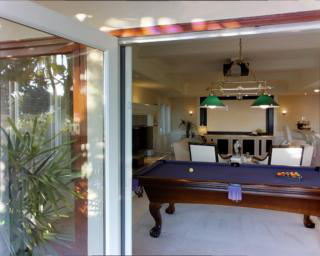
#> input picture report/batchsize_16_gradientloss/matterport/color/color_5ZKStnWn8Zo_4c90d6eff5534ef5a18642fad9622e28_d1_2.png, 320 x 256 px, given as the content of the folder new_max_aligned_depth, which was not available
$ python depth_color.py
#> lines starting #> are read from the running program, lines starting #| are printed output that depends on the picture; pictures that were not available may be replaced by others from this repository, and a replacement may not be noted
#> further down, img is the input picture: shape (256, 320, 3); mean B, G, R 112.4, 119.1, 126.7
import cv2
import os.path
import glob
import numpy as np
from PIL import Image

path = "new_max_aligned_depth"
img_names = os.listdir(path)


def convertPNG(im_depth,outpath):
    #读取16位深度图（像素范围0～65535），并将其转化为8位（像素范围0～255）
    # uint16_img = cv2.imread(im_depth, -1)    #在cv2.imread参数中加入-1，表示不改变读取图像的类型直接读取，否则默认的读取类型为8位。
    im_depth -= im_depth.min()
    im_depth = im_depth / (im_depth.max() - im_depth.min())
    im_depth *= 255
    #使得越近的地方深度值越大，越远的地方深度值越小，以达到伪彩色图近蓝远红的目的。
    im_depth = 255 - im_depth
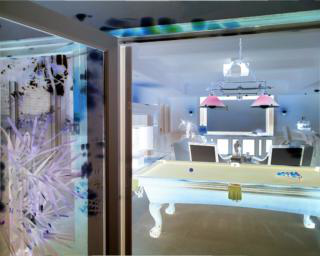
#> im_depth: shape (256, 320, 3) float64; mean B, G, R 142.6, 135.9, 128.3
    #apply colormap on deoth image(image must be converted to 8-bit per pixel first)
    im_color=cv2.applyColorMap(cv2.convertScaleAbs(im_depth,alpha=1),cv2.COLORMAP_JET)
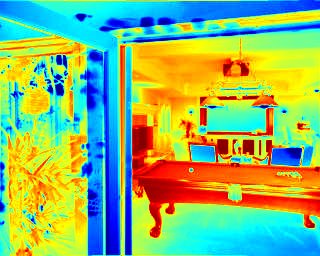
#> im_color: shape (256, 320, 3); mean B, G, R 110.6, 183.9, 140.2
    #convert to mat png
    im=Image.fromarray(im_color)
    #save image
    im.save(outpath)

for name in img_names:
    if name[-7:-4] != "jet":
        img_path = os.path.join(path, name)

        img = cv2.imread(img_path, -1)
        # img = img / 1000
        outpath = os.path.join(path, "color"+name)
        convertPNG(img,outpath)
